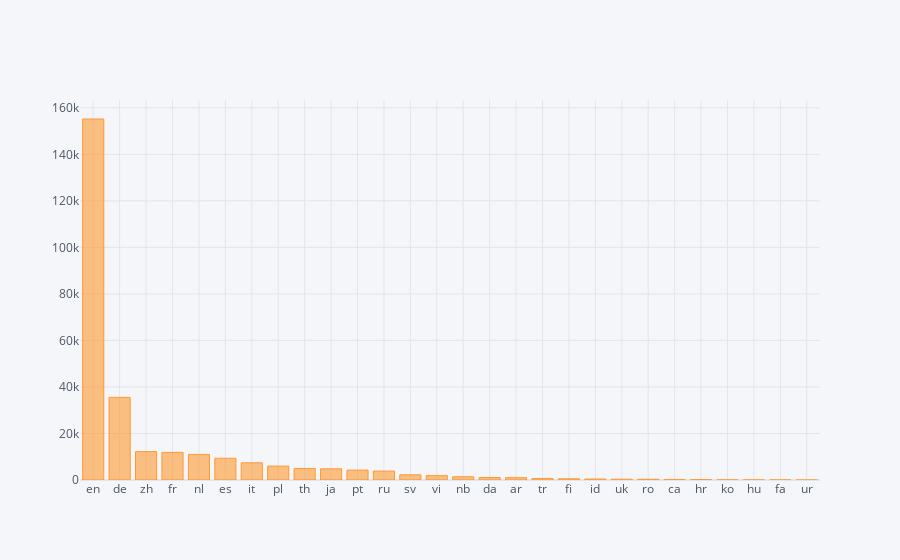

Notebook source saved alongside this figure:
### Code cell
filtered.groupby(by=["language"])['id'].count().sort_values(ascending=False).iplot(kind='bar')

### Figure 1 — Plotly figure (JSON) as saved in the notebook; plotly's stock layout.template omitted (floating-point values rounded to 4 significant figures)
{"data": [{"marker": {"color": "rgba(255, 153, 51, 0.6)", "line": {"color": "rgba(255, 153, 51, 1.0)", "width": 1}}, "name": "id", "orientation": "v", "text": "", "type": "bar", "x": ["en", "de", "zh", "fr", "nl", "es", "it", "pl", "th", "ja", "pt", "ru", "sv", "vi", "nb", "da", "ar", "tr", "fi", "id", "uk", "ro", "ca", "hr", "ko", "hu", "fa", "ur"], "y": [155195, 35515, 12195, 11866, 10999, 9348, 7396, 5985, 4961, 4800, 4269, 3831, 2235, 1870, 1391, 1059, 989, 614, 530, 424, 345, 326, 234, 168, 64, 50, 30, 2]}], "layout": {"legend": {"bgcolor": "#F5F6F9", "font": {"color": "#4D5663"}}, "paper_bgcolor": "#F5F6F9", "plot_bgcolor": "#F5F6F9", "title": {"font": {"color": "#4D5663"}}, "xaxis": {"gridcolor": "#E1E5ED", "showgrid": true, "tickfont": {"color": "#4D5663"}, "title": {"font": {"color": "#4D5663"}, "text": ""}, "zerolinecolor": "#E1E5ED"}, "yaxis": {"gridcolor": "#E1E5ED", "showgrid": true, "tickfont": {"color": "#4D5663"}, "title": {"font": {"color": "#4D5663"}, "text": ""}, "zerolinecolor": "#E1E5ED"}}}
